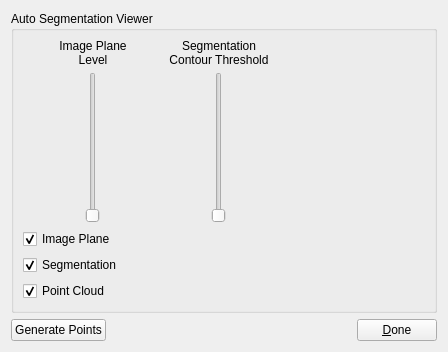
<?xml version="1.0" encoding="UTF-8"?>
<ui version="4.0">
 <class>AutoSegmentationWidget</class>
 <widget class="QWidget" name="AutoSegmentationWidget">
  <property name="geometry">
   <rect>
    <x>0</x>
    <y>0</y>
    <width>448</width>
    <height>352</height>
   </rect>
  </property>
  <property name="windowTitle">
   <string>Form</string>
  </property>
  <layout class="QVBoxLayout" name="verticalLayout">
   <item>
    <widget class="QGroupBox" name="groupBox">
     <property name="sizePolicy">
      <sizepolicy hsizetype="Preferred" vsizetype="Expanding">
       <horstretch>0</horstretch>
       <verstretch>0</verstretch>
      </sizepolicy>
     </property>
     <property name="title">
      <string>Auto Segmentation Viewer</string>
     </property>
     <layout class="QGridLayout" name="gridLayout">
      <item row="0" column="1">
       <widget class="ZincAutoSegmentationWidget" name="zincWidget" native="true">
        <property name="sizePolicy">
         <sizepolicy hsizetype="Expanding" vsizetype="Expanding">
          <horstretch>1</horstretch>
          <verstretch>1</verstretch>
         </sizepolicy>
        </property>
       </widget>
      </item>
      <item row="0" column="0">
       <layout class="QVBoxLayout" name="verticalLayout_3">
        <item>
         <layout class="QHBoxLayout" name="horizontalLayout_2">
          <item>
           <spacer name="horizontalSpacer_2">
            <property name="orientation">
             <enum>Qt::Horizontal</enum>
            </property>
            <property name="sizeHint" stdset="0">
             <size>
              <width>20</width>
              <height>20</height>
             </size>
            </property>
           </spacer>
          </item>
          <item>
           <layout class="QVBoxLayout" name="verticalLayout_5" stretch="0,0">
            <property name="spacing">
             <number>6</number>
            </property>
            <property name="sizeConstraint">
             <enum>QLayout::SetDefaultConstraint</enum>
            </property>
            <property name="leftMargin">
             <number>10</number>
            </property>
            <property name="rightMargin">
             <number>10</number>
            </property>
            <item>
             <widget class="QLabel" name="label">
              <property name="sizePolicy">
               <sizepolicy hsizetype="Fixed" vsizetype="Fixed">
                <horstretch>0</horstretch>
                <verstretch>0</verstretch>
               </sizepolicy>
              </property>
              <property name="minimumSize">
               <size>
                <width>80</width>
                <height>26</height>
               </size>
              </property>
              <property name="maximumSize">
               <size>
                <width>80</width>
                <height>26</height>
               </size>
              </property>
              <property name="text">
               <string>Image Plane Level</string>
              </property>
              <property name="alignment">
               <set>Qt::AlignCenter</set>
              </property>
              <property name="wordWrap">
               <bool>true</bool>
              </property>
             </widget>
            </item>
            <item alignment="Qt::AlignHCenter">
             <widget class="QSlider" name="isoValueSlider">
              <property name="maximum">
               <number>99</number>
              </property>
              <property name="orientation">
               <enum>Qt::Vertical</enum>
              </property>
             </widget>
            </item>
           </layout>
          </item>
          <item>
           <spacer name="horizontalSpacer_3">
            <property name="orientation">
             <enum>Qt::Horizontal</enum>
            </property>
            <property name="sizeHint" stdset="0">
             <size>
              <width>20</width>
              <height>20</height>
             </size>
            </property>
           </spacer>
          </item>
          <item>
           <layout class="QVBoxLayout" name="verticalLayout_4">
            <item>
             <widget class="QLabel" name="label_2">
              <property name="sizePolicy">
               <sizepolicy hsizetype="Preferred" vsizetype="Preferred">
                <horstretch>0</horstretch>
                <verstretch>0</verstretch>
               </sizepolicy>
              </property>
              <property name="minimumSize">
               <size>
                <width>100</width>
                <height>26</height>
               </size>
              </property>
              <property name="maximumSize">
               <size>
                <width>100</width>
                <height>26</height>
               </size>
              </property>
              <property name="text">
               <string>Segmentation Contour Threshold</string>
              </property>
              <property name="alignment">
               <set>Qt::AlignCenter</set>
              </property>
              <property name="wordWrap">
               <bool>true</bool>
              </property>
             </widget>
            </item>
            <item alignment="Qt::AlignHCenter">
             <widget class="QSlider" name="segmentationValueSlider">
              <property name="maximum">
               <number>10000</number>
              </property>
              <property name="orientation">
               <enum>Qt::Vertical</enum>
              </property>
             </widget>
            </item>
           </layout>
          </item>
          <item>
           <spacer name="horizontalSpacer_5">
            <property name="orientation">
             <enum>Qt::Horizontal</enum>
            </property>
            <property name="sizeHint" stdset="0">
             <size>
              <width>20</width>
              <height>20</height>
             </size>
            </property>
           </spacer>
          </item>
         </layout>
        </item>
        <item>
         <layout class="QVBoxLayout" name="verticalLayout_2">
          <item>
           <widget class="QCheckBox" name="imagePlaneCheckBox">
            <property name="text">
             <string>Image Plane</string>
            </property>
            <property name="checked">
             <bool>true</bool>
            </property>
           </widget>
          </item>
          <item>
           <widget class="QCheckBox" name="segmentationCheckBox">
            <property name="text">
             <string>Segmentation</string>
            </property>
            <property name="checked">
             <bool>true</bool>
            </property>
           </widget>
          </item>
          <item>
           <widget class="QCheckBox" name="pointCloudCheckBox">
            <property name="text">
             <string>Point Cloud</string>
            </property>
            <property name="checked">
             <bool>true</bool>
            </property>
           </widget>
          </item>
         </layout>
        </item>
       </layout>
      </item>
     </layout>
    </widget>
   </item>
   <item>
    <layout class="QHBoxLayout" name="horizontalLayout">
     <item>
      <widget class="QPushButton" name="generatePointsButton">
       <property name="text">
        <string>Generate Points</string>
       </property>
      </widget>
     </item>
     <item>
      <spacer name="horizontalSpacer">
       <property name="orientation">
        <enum>Qt::Horizontal</enum>
       </property>
       <property name="sizeHint" stdset="0">
        <size>
         <width>40</width>
         <height>20</height>
        </size>
       </property>
      </spacer>
     </item>
     <item>
      <widget class="QPushButton" name="doneButton">
       <property name="text">
        <string>&amp;Done</string>
       </property>
      </widget>
     </item>
    </layout>
   </item>
  </layout>
 </widget>
 <customwidgets>
  <customwidget>
   <class>ZincAutoSegmentationWidget</class>
   <extends>QWidget</extends>
   <header>mapclientplugins/autosegmentationstep/widgets/zincautosegmentationwidget.h</header>
   <container>1</container>
  </customwidget>
 </customwidgets>
 <resources/>
 <connections/>
</ui>
